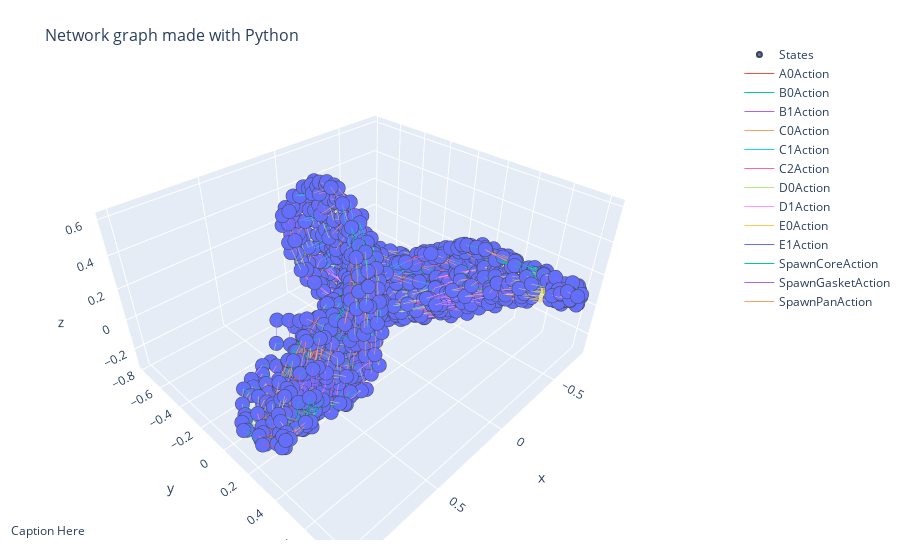

Notebook source saved alongside this figure:
### Code cell
graph = nx.DiGraph()
for state in states:
    graph.add_node(state.id,**state.props)
for transition in transitions:
    graph.add_edge(transition["parent"],transition["child"],label=transition["type"])

pos = nx.spring_layout(graph, dim=3, seed=779)

node_x = []
node_y = []
node_z = []
node_text = []

for node in graph.nodes():
    x, y, z = pos[node]
    node_x.append(x)
    node_y.append(y)
    node_z.append(z)

node_trace = go.Scatter3d(
    x=node_x, y=node_y, z=node_z,
    mode='markers',
    hoverinfo='text',
    name="States",
    marker=dict(
        # showscale=True,
        # colorscale options
        #'Greys' | 'YlGnBu' | 'Greens' | 'YlOrRd' | 'Bluered' | 'RdBu' |
        #'Reds' | 'Blues' | 'Picnic' | 'Rainbow' | 'Portland' | 'Jet' |
        #'Hot' | 'Blackbody' | 'Earth' | 'Electric' | 'Viridis' |
        # colorscale='YlGnBu',
        # reversescale=True,
        # color=[],
        size=5,
        # colorbar=dict(
        #     thickness=15,
        #     title='Node Connections',
        #     xanchor='left',
        #     titleside='right'
        # ),
        line_width=2)
)

edge_trace_info = {}
for actiontype in [type(action).__name__ for action in actions]:
    edge_trace_info[actiontype] = {'label':actiontype,"x":[],"y":[],"z":[]}

for edge in graph.edges():
    label = graph.edges[edge[0],edge[1]]["label"]
    x0, y0, z0 = pos[edge[0]]
    x1, y1, z1 = pos[edge[1]]
    edge_trace_info[label]["x"].append(x0)
    edge_trace_info[label]["x"].append(x1)
    edge_trace_info[label]["x"].append(None)
    edge_trace_info[label]["y"].append(y0)
    edge_trace_info[label]["y"].append(y1)
    edge_trace_info[label]["y"].append(None)
    edge_trace_info[label]["z"].append(z0)
    edge_trace_info[label]["z"].append(z1)
    edge_trace_info[label]["z"].append(None)

traces = [node_trace]

for edge_trace in edge_trace_info:
    info = edge_trace_info[edge_trace]
    edge_trace = go.Scatter3d(
        x=info["x"], y=info["y"], z=info["z"],
        line=dict(width=1),
        mode='lines',
        name=info["label"]
    )
    traces.append(edge_trace)

fig = go.Figure(data=traces,
             layout=go.Layout(
                title='<br>Network graph made with Python',
                titlefont_size=16,
                showlegend=True,
                hovermode='closest',
                margin=dict(b=20,l=5,r=5,t=40),
                annotations=[ dict(
                    text="Caption Here",
                    showarrow=False,
                    xref="paper", yref="paper",
                    x=0.005, y=-0.002 ) ],
                # xaxis=dict(showgrid=False, zeroline=False, showticklabels=False),
                # yaxis=dict(showgrid=False, zeroline=False, showticklabels=False),
                # zaxis=dict(showgrid=False, zeroline=False, showticklabels=False)
                )
                )
fig.show()

### Figure 1 — Plotly figure (JSON) as saved in the notebook; plotly's stock layout.template omitted (floating-point values rounded to 4 significant figures; data arrays with more than 128 entries replaced by an {"elided": "..."} marker saying what was removed)
{"data": [{"hoverinfo": "text", "marker": {"line": {"width": 2}, "size": 5}, "mode": "markers", "name": "States", "type": "scatter3d", "x": {"elided": "1536 float values"}, "y": {"elided": "1536 float values"}, "z": {"elided": "1536 float values"}}, {"line": {"width": 1}, "mode": "lines", "name": "A0Action", "type": "scatter3d", "x": {"elided": "384 float values"}, "y": {"elided": "384 float values"}, "z": {"elided": "384 float values"}}, {"line": {"width": 1}, "mode": "lines", "name": "B0Action", "type": "scatter3d", "x": {"elided": "1152 float values"}, "y": {"elided": "1152 float values"}, "z": {"elided": "1152 float values"}}, {"line": {"width": 1}, "mode": "lines", "name": "B1Action", "type": "scatter3d", "x": {"elided": "1152 float values"}, "y": {"elided": "1152 float values"}, "z": {"elided": "1152 float values"}}, {"line": {"width": 1}, "mode": "lines", "name": "C0Action", "type": "scatter3d", "x": {"elided": "1152 float values"}, "y": {"elided": "1152 float values"}, "z": {"elided": "1152 float values"}}, {"line": {"width": 1}, "mode": "lines", "name": "C1Action", "type": "scatter3d", "x": {"elided": "768 float values"}, "y": {"elided": "768 float values"}, "z": {"elided": "768 float values"}}, {"line": {"width": 1}, "mode": "lines", "name": "C2Action", "type": "scatter3d", "x": {"elided": "768 float values"}, "y": {"elided": "768 float values"}, "z": {"elided": "768 float values"}}, {"line": {"width": 1}, "mode": "lines", "name": "D0Action", "type": "scatter3d", "x": {"elided": "2304 float values"}, "y": {"elided": "2304 float values"}, "z": {"elided": "2304 float values"}}, {"line": {"width": 1}, "mode": "lines", "name": "D1Action", "type": "scatter3d", "x": {"elided": "2304 float values"}, "y": {"elided": "2304 float values"}, "z": {"elided": "2304 float values"}}, {"line": {"width": 1}, "mode": "lines", "name": "E0Action", "type": "scatter3d", "x": {"elided": "1152 float values"}, "y": {"elided": "1152 float values"}, "z": {"elided": "1152 float values"}}, {"line": {"width": 1}, "mode": "lines", "name": "E1Action", "type": "scatter3d", "x": {"elided": "384 float values"}, "y": {"elided": "384 float values"}, "z": {"elided": "384 float values"}}, {"line": {"width": 1}, "mode": "lines", "name": "E2Action", "type": "scatter3d", "x": [], "y": [], "z": []}, {"line": {"width": 1}, "mode": "lines", "name": "SpawnCoreAction", "type": "scatter3d", "x": {"elided": "2304 float values"}, "y": {"elided": "2304 float values"}, "z": {"elided": "2304 float values"}}, {"line": {"width": 1}, "mode": "lines", "name": "SpawnGasketAction", "type": "scatter3d", "x": {"elided": "2304 float values"}, "y": {"elided": "2304 float values"}, "z": {"elided": "2304 float values"}}, {"line": {"width": 1}, "mode": "lines", "name": "SpawnPanAction", "type": "scatter3d", "x": {"elided": "1152 float values"}, "y": {"elided": "1152 float values"}, "z": {"elided": "1152 float values"}}, {"line": {"width": 1}, "mode": "lines", "name": "CompleteAction", "type": "scatter3d", "x": [], "y": [], "z": []}], "layout": {"annotations": [{"showarrow": false, "text": "Caption Here", "x": 0.005, "xref": "paper", "y": -0.002, "yref": "paper"}], "hovermode": "closest", "margin": {"b": 20, "l": 5, "r": 5, "t": 40}, "showlegend": true, "title": {"font": {"size": 16}, "text": "<br>Network graph made with Python"}}}
